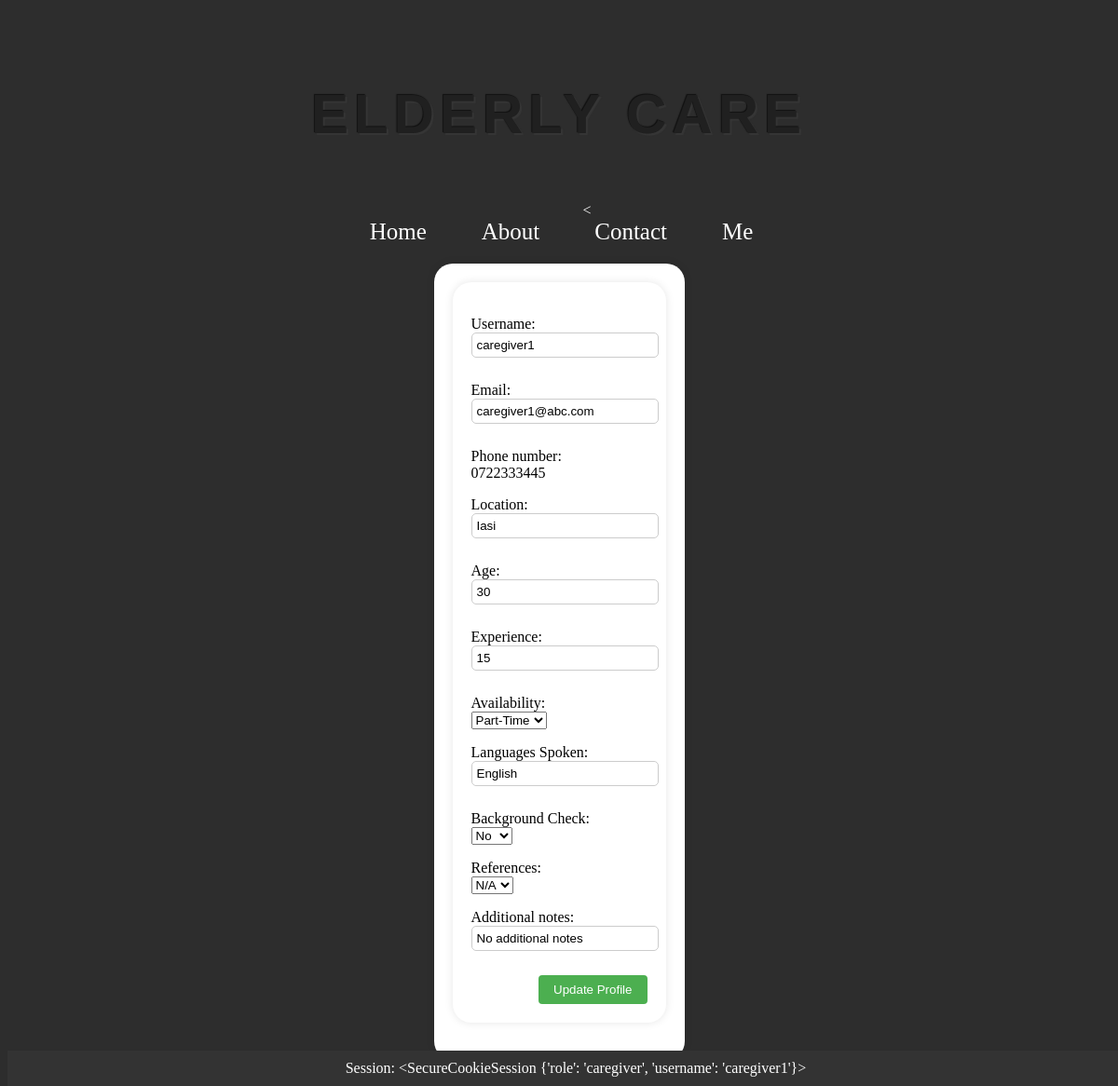
The page /caregivers_profile/caregiver1 (signed in) on the database its author committed.
### app/models.py (models this page shows, shortened)
class Users(db.Model, UserMixin):
    __tablename__ = 'users'
    id = db.Column(db.Integer, primary_key=True)
    username = db.Column(db.String(50), unique=True, nullable=False)
    email = db.Column(db.String(120), unique=True, nullable=False)
    password = db.Column(db.String(255), nullable=False)
    location = db.Column(db.String(60), nullable=False)
    phone_number = db.Column(db.String(20), nullable=False)
    role = db.Column(db.String(15), nullable=False)
    age = db.Column(db.Integer)
    experience = db.Column(db.Integer)
    references = db.Column(ChoiceType([('Yes', 'yes'), ('No', 'no'), ('N/A', 'n/a')]))
    availability = db.Column(ChoiceType([('Full-Time', 'FT'), ('Part-Time', 'PT')]))
    languages_spoken = db.Column(db.String(100))
    background_check = db.Column(db.Boolean)
    additional_notes = db.Column(db.Text)
    type_of_care_needed = db.Column(db.String(100))
    monthly_budget = db.Column(db.Integer)
    availability_needed = db.Column(ChoiceType([('Full-Time', 'FT'), ('Part-Time', 'PT')]))
    preferred_qualifications = db.Column(db.String(100))
    medical_conditions = db.Column(db.String(100))

### app/routes.py (the view)
@auth_blueprint.route('/caregivers_profile/<username>', methods=['GET', 'POST'])
def caregivers_profile(username):
    if 'role' in session and session['role'] == 'caregiver':
        user = Users.query.filter_by(username=username, role='caregiver').first()
        if request.method == 'POST':
            new_username = request.form.get('new_username')
            new_email = request.form.get('new_email')
            new_location = request.form.get('new_location')
            new_age = request.form.get('new_age')
            new_experience = request.form.get('new_experience')
            new_references_text = request.form.get('new_references')
            new_availability = request.form.get('new_availability')
            new_languages_spoken = request.form.get('new_languages_spoken')
            new_background_check = request.form.get('new_background_check')
            new_additional_notes = request.form.get('new_additional_notes')
            if new_username != user.username and Users.query.filter_by(username=new_username).first():
                flash('Username already exists. Please choose a different one.', 'error')
                return render_template('caregivers_profile.html', user=user)
            else:
                user.username = new_username
            if new_email:
                user.email = new_email
            if new_location:
                user.location = new_location
            if new_age:
                user.age = new_age
            if new_experience:
                user.experience = new_experience
            if new_availability:
                user.availability = new_availability
            if new_languages_spoken:
                user.languages_spoken = new_languages_spoken
            if new_background_check:
                user.background_check = new_background_check == 'True'  # Convert to boolean
            if new_references_text:
                user.references = new_references_text
            if new_additional_notes:
                user.additional_notes = new_additional_notes
            db.session.commit()
            session['username'] = new_username
            username = new_username
            flash('Profile updated successfully', 'success')
            return redirect(url_for('auth.caregivers_profile', username=username))
        else:
            return render_template('caregivers_profile.html', user=user)
    else:
        flash('Login first', 'error')
        return redirect(url_for('home.homepage'))

### app/templates/caregivers_profile.html (shortened to what this page needs)
{% extends 'base.html' %}
{% block content %}
<div class="profile-container">
        <div class="profile-box">
    <div class="profile-container">
        <div class="profile-box">
            <form method="post">
                <p>Username:<br> <input type="text" name="new_username" value="{{ user.username }}"></p>
                <p>Email:<br> <input type="text" name="new_email" value="{{ user.email }}"></p>
                <p>Phone number:<br> {{ user.phone_number }}</p>
                <p>Location:<br> <input type="text" name="new_location" value="{{ user.location }}"></p>
                <p>Age:<br> <input type="text" name="new_age" value="{{ user.age }}"></p>
                <p>Experience:<br> <input type="text" name="new_experience" value="{{ user.experience }}"></p>
                 <p>Availability:<br>
                <select name="new_availability">
                    <option value="Part-Time" {% if user.availability == 'Part-Time' %}selected{% endif %}>Part-Time</option>
                </select>
            </p>
                <p>Languages Spoken:<br> <input type="text" name="new_languages_spoken" value="{{ user.languages_spoken }}"></p>
                <p>Background Check:<br>
                <select name="new_background_check">
                    <option value="False" {% if user.background_check == False %}selected{% endif %}>No</option>
                </select>
            </p>
                <p>References:<br>
                <select name="new_references">
                    <option value="N/A" {% if user.references == 'N/A' %}selected{% endif %}>N/A</option>
                </select>
            </p>
                <p>Additional notes:<br> <input type="text" name="new_additional_notes" value="{{ user.additional_notes }}"></p>
                <button type="submit">Update Profile</button>
            </form>
        </div>
    </div>
{% endblock %}

### app/templates/base.html (style rules this page uses)
body { background-color: #2d2d2d; }

### app/templates/caregivers_profile.html (style rules this page uses)
.profile-container { display: flex; justify-content: center; align-items: center; height: auto; }
.profile-box { background-color: white; padding: 20px; border-radius: 20px; box-shadow: 0 0 10px rgba(0, 0, 0, 0.1); margin-bottom: 20px; }
.profile-box input[type="text"] { width: 100%; margin-bottom: 10px; padding: 5px; border: 1px solid #ccc; border-radius: 5px; }
.profile-box button { padding: 8px 16px; background-color: #4CAF50; color: white; border: none; border-radius: 4px; cursor: pointer; float: right; }

### rows shown on the page
Users: new_username "caregiver1", new_email "caregiver1@abc.com", phone_number "0722333445", new_location "Iasi", new_age "30", new_experience "15", new_availability "Part-Time", new_languages_spoken "English", new_background_check "No", new_references "N/A", new_additional_notes "No additional notes"

### other values the page prints
{{ session }} "<SecureCookieSession {'role': 'caregiver', 'username': 'caregiver1'}>"
